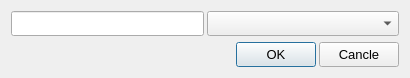
<?xml version="1.0" encoding="UTF-8"?>
<ui version="4.0">
 <class>Dialog</class>
 <widget class="QDialog" name="Dialog">
  <property name="geometry">
   <rect>
    <x>0</x>
    <y>0</y>
    <width>410</width>
    <height>78</height>
   </rect>
  </property>
  <property name="windowTitle">
   <string>Input Dialog</string>
  </property>
  <layout class="QVBoxLayout" name="verticalLayout">
   <item>
    <layout class="QHBoxLayout" name="horizontalLayout_2" stretch="1,1">
     <property name="spacing">
      <number>3</number>
     </property>
     <item>
      <widget class="QLineEdit" name="lineEdit">
       <property name="minimumSize">
        <size>
         <width>0</width>
         <height>25</height>
        </size>
       </property>
       <property name="font">
        <font>
         <pointsize>10</pointsize>
        </font>
       </property>
      </widget>
     </item>
     <item>
      <widget class="QComboBox" name="comboBox">
       <property name="minimumSize">
        <size>
         <width>0</width>
         <height>25</height>
        </size>
       </property>
       <property name="font">
        <font>
         <pointsize>10</pointsize>
        </font>
       </property>
      </widget>
     </item>
    </layout>
   </item>
   <item>
    <layout class="QHBoxLayout" name="horizontalLayout">
     <property name="spacing">
      <number>3</number>
     </property>
     <item>
      <spacer name="horizontalSpacer">
       <property name="orientation">
        <enum>Qt::Horizontal</enum>
       </property>
       <property name="sizeHint" stdset="0">
        <size>
         <width>40</width>
         <height>20</height>
        </size>
       </property>
      </spacer>
     </item>
     <item>
      <widget class="QPushButton" name="btn_OK">
       <property name="minimumSize">
        <size>
         <width>0</width>
         <height>25</height>
        </size>
       </property>
       <property name="font">
        <font>
         <pointsize>10</pointsize>
        </font>
       </property>
       <property name="text">
        <string>OK</string>
       </property>
      </widget>
     </item>
     <item>
      <widget class="QPushButton" name="btn_Cancle">
       <property name="minimumSize">
        <size>
         <width>0</width>
         <height>25</height>
        </size>
       </property>
       <property name="font">
        <font>
         <pointsize>10</pointsize>
        </font>
       </property>
       <property name="text">
        <string>Cancle</string>
       </property>
      </widget>
     </item>
    </layout>
   </item>
  </layout>
 </widget>
 <resources/>
 <connections>
  <connection>
   <sender>btn_Cancle</sender>
   <signal>clicked()</signal>
   <receiver>Dialog</receiver>
   <slot>reject()</slot>
   <hints>
    <hint type="sourcelabel">
     <x>350</x>
     <y>62</y>
    </hint>
    <hint type="destinationlabel">
     <x>335</x>
     <y>81</y>
    </hint>
   </hints>
  </connection>
  <connection>
   <sender>comboBox</sender>
   <signal>currentIndexChanged(QString)</signal>
   <receiver>lineEdit</receiver>
   <slot>setText(QString)</slot>
   <hints>
    <hint type="sourcelabel">
     <x>256</x>
     <y>22</y>
    </hint>
    <hint type="destinationlabel">
     <x>138</x>
     <y>24</y>
    </hint>
   </hints>
  </connection>
 </connections>
</ui>
